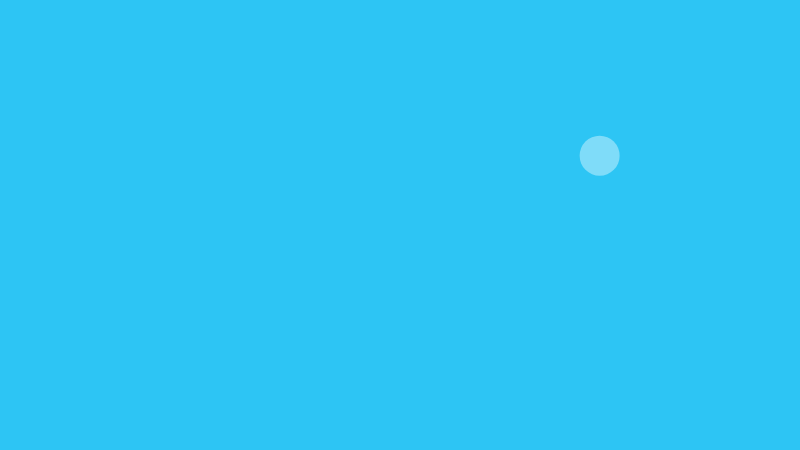
Frame 1 (no input)
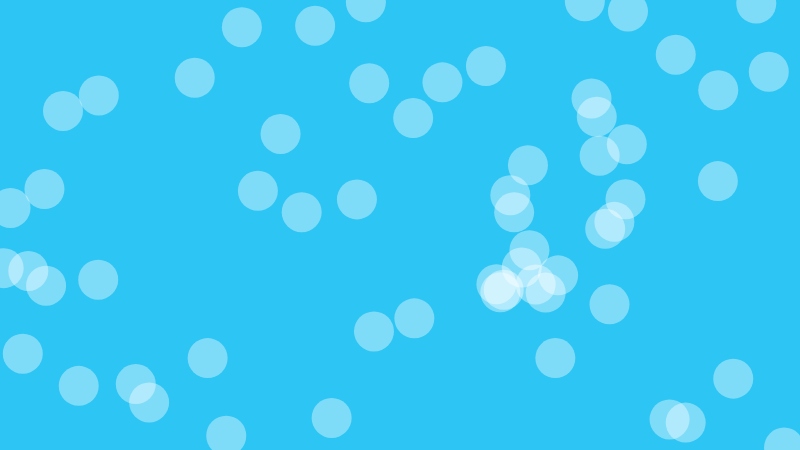
Frame 60 (no input)
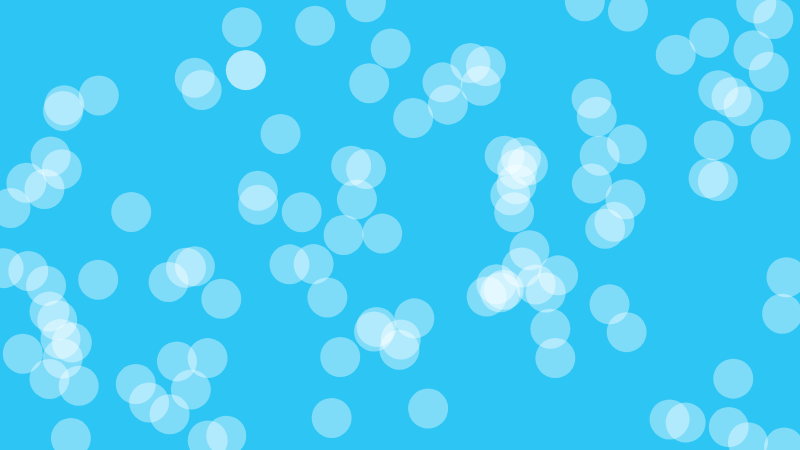
Frame 120 (the mouse pressed at the canvas centre since frame 60)

The p5.js sketch that drew these frames (run headless with seeded random() and noise() and a simulated clock; from frame 60 on, the mouse is pressed at the canvas centre):

// p5.js sketch
// ── sketch.js
// The random() Function (Random Points)
// Code! Programming with p5.js
// The Coding Train / Daniel Shiffman
// https://thecodingtrain.com/beginners/p5js/beginners/p5js/2.4-random.html
// https://youtu.be/POn4cZ0jL-o

// Random Square Design: https://editor.p5js.org/codingtrain/sketches/Sl8ml_Lz8
// Random House Exercise: https://editor.p5js.org/codingtrain/sketches/HGq_S0Z5H
// Random Points: https://editor.p5js.org/codingtrain/sketches/h7hFqoV6H
// Painting Exercise 1: https://editor.p5js.org/codingtrain/sketches/stERy5a1D
// Painting Exercise 2: https://editor.p5js.org/codingtrain/sketches/IyyJ1QYKh

let x, y, r, g, b;

function setup() {
  createCanvas(800, 450);
 
  background('#2DC5F4');
}

function draw() {
  r = random(255);
  g = 0;
  b = random(255);
  x = random(width);
  y = random(height);
  noStroke();
  fill(255, 100);
  //fill(r, g, b, 100);
  circle(x, y, 40);
}
